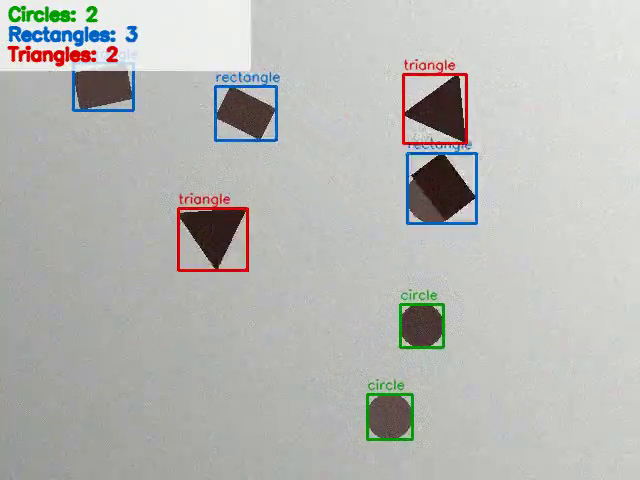
#> input picture frame 24 of Task4_Computer_Vision/outputs/annotated_output.mp4, 640 x 480 px, given in place of test_video.mp4, which was not available
$ python cv_pipeline.py
#> lines starting #> are read from the running program, lines starting #| are printed output that depends on the picture; after the words box and inside, x2 and y2 are one past the last pixel; in counts of white or black regions, pixels touching at a corner belong together
#> (reads Task4_Computer_Vision/data/ground_truth.json from the repository)
#> in run, frame is the input picture: shape (480, 640, 3); mean B, G, R 181.3, 183.7, 183.6
"""Task 4: Real-time shape detector & frame-by-frame segmenter (OpenCV)
Pipeline: grayscale -> Gaussian blur -> adaptive threshold -> morphology -> contours -> shape classification
-> overlay boxes + live count text -> per-frame metrics."""
import cv2, json, time, math, argparse, csv
import numpy as np

COLORS = {"circle": (0, 160, 0), "rectangle": (200, 100, 0), "triangle": (0, 0, 220), "other": (120, 120, 120)}

def classify(cnt):
    """Shape from polygon approximation + circularity."""
    area, peri = cv2.contourArea(cnt), cv2.arcLength(cnt, True)
    if peri == 0: return "other"
    circ = 4 * math.pi * area / peri ** 2
    v = len(cv2.approxPolyDP(cnt, 0.04 * peri, True))
    if circ > 0.82 and v > 5: return "circle"
    if v == 3: return "triangle"
    if v == 4: return "rectangle"
    return "circle" if circ > 0.80 else "other"

def process(frame, blur_k=5, block=31, C=8, min_area=350, max_area=20000):
    """Returns annotated frame, detections, binary mask, stage timings (ms)."""
#> called with blur_k = 5, block = 31, C = 8, min_area = 350, max_area = 20000
    t = {}
    t0 = time.perf_counter()
    gray = cv2.cvtColor(frame, cv2.COLOR_BGR2GRAY)
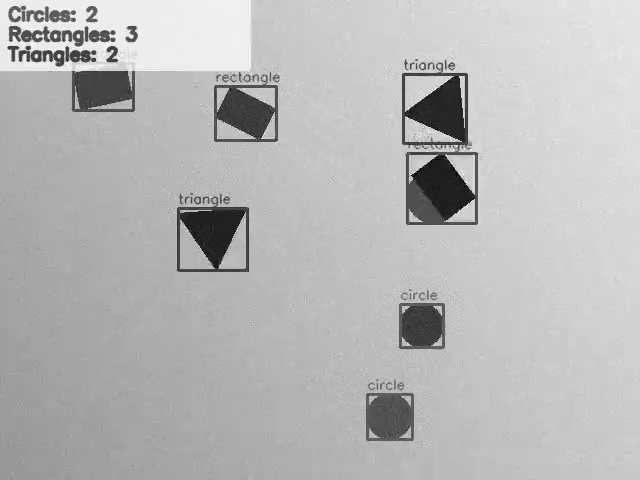
#> gray: shape (480, 640); min 0, max 255, mean 183.5
    t["gray"] = time.perf_counter();
    g = cv2.GaussianBlur(gray, (blur_k, blur_k), 0) if blur_k > 1 else gray
    t["blur"] = time.perf_counter()
    mask = cv2.adaptiveThreshold(g, 255, cv2.ADAPTIVE_THRESH_GAUSSIAN_C, cv2.THRESH_BINARY_INV, block, C)
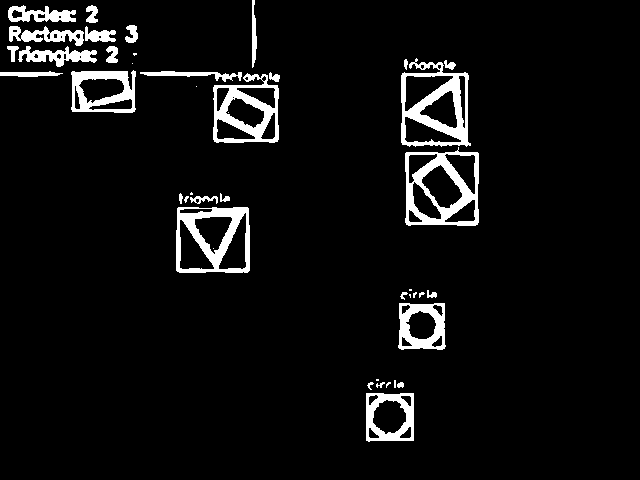
#> mask: shape (480, 640); 5.8% white; 43 white regions (14 under 20 px), largest, box (x1, y1, x2, y2) and area: (401, 58, 471, 147) 2526, (405, 147, 479, 226) 2482, (176, 207, 250, 273) 2242
    t["thresh"] = time.perf_counter()
    k = np.ones((3, 3), np.uint8)
    mask = cv2.morphologyEx(cv2.morphologyEx(mask, cv2.MORPH_OPEN, k), cv2.MORPH_CLOSE, k)
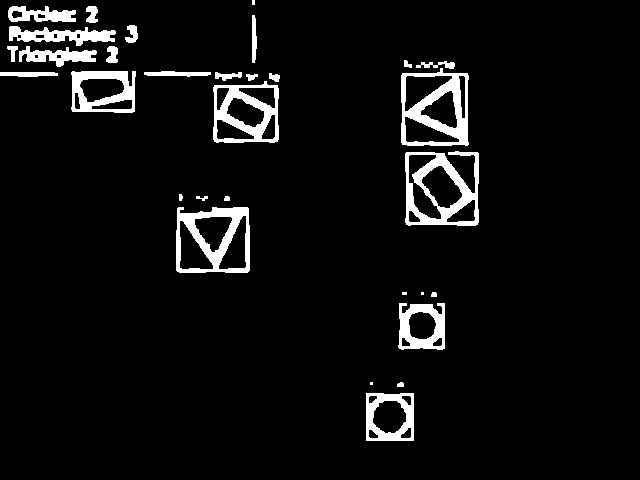
#> mask: shape (480, 640); 5.7% white; 31 white regions (4 under 20 px)
    t["morph"] = time.perf_counter()
    cnts, _ = cv2.findContours(mask, cv2.RETR_EXTERNAL, cv2.CHAIN_APPROX_SIMPLE)
#> cnts = 31 contours, 8 with area under 20; largest, box (x1, y1, x2, y2) and area: (401, 68, 469, 146) 4727, (405, 151, 479, 226) 4536, (176, 207, 250, 273) 4494, (213, 81, 279, 143) 3614, (71, 71, 136, 113) 2436
    dets = []
    for c in cnts:
        a = cv2.contourArea(c)
        if min_area < a < max_area:
            x, y, w, h = cv2.boundingRect(c)
            M = cv2.moments(c)
            dets.append({"cls": classify(c), "cx": M["m10"] / M["m00"], "cy": M["m01"] / M["m00"],
                         "box": (x, y, w, h), "area": a})
#> this loop made 31 passes
#> (a, x, y, w, h, area in classify, peri in classify, circ in classify) on passes 1, 4, 8, 12, 13, 19, 20, 24, 26, 30: (2193, 366, 393, 48, 48, 2193, 188.8, 0.773), (1870, 398, 303, 47, 47, 1870, 234.8, 0.426), (4494.5, 176, 207, 74, 66, 4494.5, 290.9, 0.668), (4535.5, 405, 151, 74, 75, 4535.5, 411.3, 0.337), (3614, 213, 81, 66, 62, 3614, 249.5, 0.73), (2436, 71, 71, 65, 42, 2436, 237, 0.545), (4727, 401, 68, 68, 78, 4727, 286.6, 0.723), (716, 19, 46, 78, 21, 716, 246.2, 0.148), (1022, 9, 26, 107, 20, 1022, 305, 0.138), (685, 8, 6, 68, 16, 685, 197.7, 0.22)
#> a on passes 2, 5, 9, 10, 11, 14: 20.5, 18, 18, 18, 15, 39
#> after the loop, dets = 10 items
    t["contours"] = time.perf_counter()
    out = frame.copy()
    counts = {k_: 0 for k_ in ["circle", "rectangle", "triangle"]}
    for d in dets:
        x, y, w, h = d["box"]; col = COLORS[d["cls"]]
        cv2.rectangle(out, (x, y), (x + w, y + h), col, 2)
        cv2.putText(out, d["cls"], (x, y - 5), cv2.FONT_HERSHEY_SIMPLEX, 0.45, col, 1, cv2.LINE_AA)
        if d["cls"] in counts: counts[d["cls"]] += 1
#> this loop made 10 passes
#> (x, y, w, h, col) on passes 1 to 10: (366, 393, 48, 48, (200, 100, 0)), (398, 303, 47, 47, (120, 120, 120)), (176, 207, 74, 66, (200, 100, 0)), (405, 151, 74, 75, (120, 120, 120)), (213, 81, 66, 62, (200, 100, 0)), (71, 71, 65, 42, (120, 120, 120)), (401, 68, 68, 78, (200, 100, 0)), (19, 46, 78, 21, (0, 0, 220)), (9, 26, 107, 20, (0, 0, 220)), (8, 6, 68, 16, (200, 100, 0))
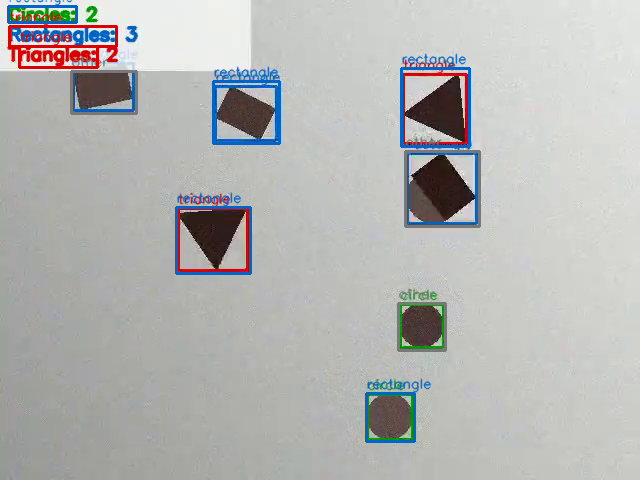
#> out: shape (480, 640, 3); 3.27% of pixels changed, all inside (x1, y1, x2, y2) = (7, 0, 481, 443)
#> after the loop, counts = {'circle': 0, 'rectangle': 5, 'triangle': 2}
    panel = out.copy(); cv2.rectangle(panel, (0, 0), (250, 70), (255, 255, 255), -1)   # dynamic text-count overlay
#> after `cv2.rectangle(panel, (0, 0), (250, 70), (255, 255, 255), -1)`:
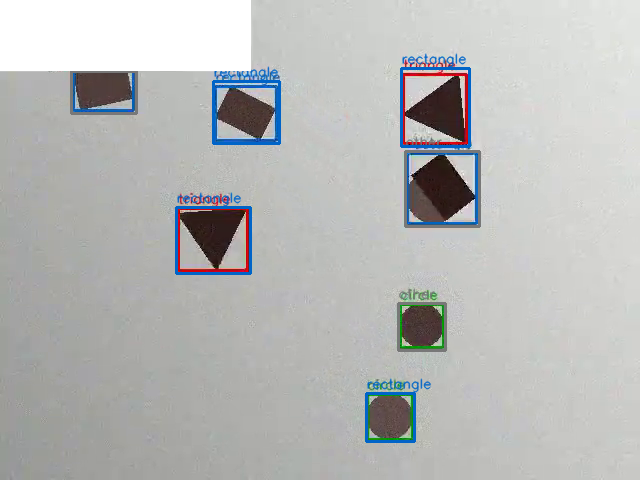
#> panel: shape (480, 640, 3); 5.8% of pixels changed, all inside (x1, y1, x2, y2) = (0, 0, 251, 71)
    out = cv2.addWeighted(panel, 0.75, out, 0.25, 0)
    for i, (name, n) in enumerate(counts.items()):
        cv2.putText(out, f"{name.capitalize()}s: {n}", (8, 20 + i * 20), cv2.FONT_HERSHEY_SIMPLEX,
                    0.6, COLORS[name], 2, cv2.LINE_AA)
#> this loop made 3 passes
#> (name, n) on passes 1 to 3: ('circle', 0), ('rectangle', 5), ('triangle', 2)
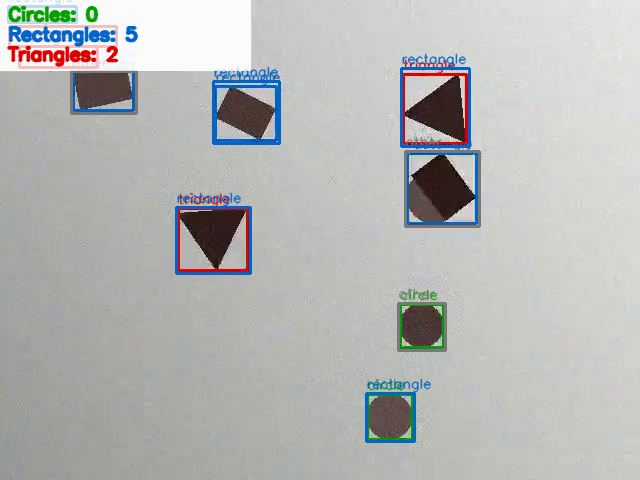
#> out: shape (480, 640, 3); mean B, G, R 181.9, 182.9, 181.8
    keys = list(t); prev = t0; timing = {}
    for kname in keys:
        timing[kname] = (t[kname] - prev) * 1000; prev = t[kname]
    timing["total"] = (time.perf_counter() - t0) * 1000
    return out, dets, mask, timing

def match(dets, gt, tol=25):
    """Greedy match of detections to ground truth (same class, centroid within tol px)."""
    used, tp = set(), 0
    for d in dets:
        best, bd = None, tol
        for i, g in enumerate(gt):
            if i in used or g["cls"] != d["cls"]: continue
            dist = math.hypot(d["cx"] - g["cx"], d["cy"] - g["cy"])
            if dist < bd: best, bd = i, dist
        if best is not None: used.add(best); tp += 1
    return tp, len(dets) - tp, len(gt) - tp   # TP, FP, FN

def run(source, gt=None, save_video=None, **params):
    cap = cv2.VideoCapture(source)
    rows, writer, f = [], None, 0
    while True:
        ok, frame = cap.read()
        if not ok: break
        out, dets, mask, tm = process(frame, **params)
#> dets = 10 items; tm = {'gray': 13.41, 'blur': 11.35, 'thresh': 12.19, 'morph': 7.41, 'contours': 8.44, 'total': 276.8}
        row = {"frame": f, **{f"ms_{k}": round(v, 3) for k, v in tm.items()}, "fps": round(1000 / tm["total"], 1)}
#> row = {'frame': 0, 'ms_gray': 13.41, 'ms_blur': 11.35, 'ms_thresh': 12.19, 'ms_morph': 7.41, 'ms_contours': 8.44, 'ms_total': 276.8, 'fps': 3.6}
        for c in ["circle", "rectangle", "triangle"]:
            row[f"det_{c}"] = sum(d["cls"] == c for d in dets)
#> after the loop, row = 11 items
        if gt:
            tp, fp, fn = match(dets, gt[f])
#> the loop in match, `for d in dets:` made 10 passes
#> after the loop in match, `for d in dets:`: tp = 0; used = 0 items
#> tp = 0; fp = 10; fn = 8
            row.update(tp=tp, fp=fp, fn=fn,
                       count_exact=int(all(row[f"det_{c}"] == sum(g["cls"] == c for g in gt[f])
                                           for c in ["circle", "rectangle", "triangle"])))
        rows.append(row)
        if save_video:
            if writer is None:
                h, w = out.shape[:2]
#> h = 480; w = 640
                writer = cv2.VideoWriter(save_video, cv2.VideoWriter_fourcc(*"mp4v"), 30, (w, h))
            writer.write(out)
        if f in (0, 60, 120, 180):
            cv2.imwrite(f"outputs/frames/frame{f}_original.png", frame)
            cv2.imwrite(f"outputs/frames/frame{f}_mask.png", mask)
            cv2.imwrite(f"outputs/frames/frame{f}_annotated.png", out)
        f += 1
    cap.release()
    if writer: writer.release()
    return rows

def summarize(rows):
    n = len(rows); s = {"frames": n}
    s["mean_ms"] = float(np.mean([r["ms_total"] for r in rows]))
    s["p95_ms"] = float(np.percentile([r["ms_total"] for r in rows], 95))
    s["fps"] = 1000 / s["mean_ms"]
    if "tp" in rows[0]:
        TP, FP, FN = (sum(r[k] for r in rows) for k in ("tp", "fp", "fn"))
        s.update(precision=TP / max(TP + FP, 1), recall=TP / max(TP + FN, 1),
                 exact_count_acc=float(np.mean([r["count_exact"] for r in rows])),
                 TP=TP, FP=FP, FN=FN)
        s["f1"] = 2 * s["precision"] * s["recall"] / max(s["precision"] + s["recall"], 1e-9)
    return s

if __name__ == "__main__":
    ap = argparse.ArgumentParser()
    ap.add_argument("--source", default="data/test_video.mp4", help="video path or 0 for webcam")
    ap.add_argument("--gt", default="data/ground_truth.json")
    ap.add_argument("--out", default="outputs/annotated_output.mp4")
    a = ap.parse_args()
    src = int(a.source) if a.source.isdigit() else a.source
    try: gt = json.load(open(a.gt))
    except Exception: gt = None
    rows = run(src, gt, a.out)
    with open("outputs/frame_metrics.csv", "w", newline="") as fh:
        w = csv.DictWriter(fh, fieldnames=rows[0].keys()); w.writeheader(); w.writerows(rows)
    print(json.dumps(summarize(rows), indent=2))
